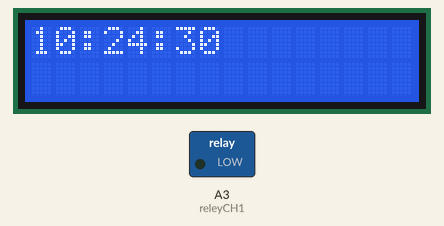
Bench run of a sketch on a simulated Arduino Uno, built with avr-gcc and run on an emulated ATmega328P. On the bench: 16×2 character LCD, switched loads named in the sketch (green lamp = pin HIGH). The local clock reads 2024-03-15 10:24:30 at power-on unless the sketch sets it.

Above: at 0.1 s.
At 4.1 s:
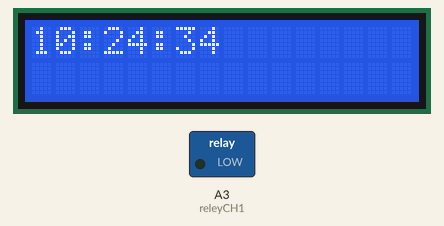
At 9.1 s:
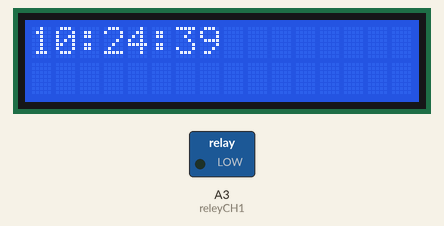
At 17.1 s:
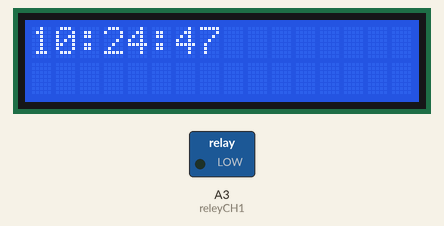
At 25.1 s:
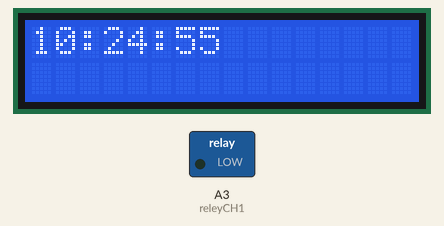
At 37.1 s:
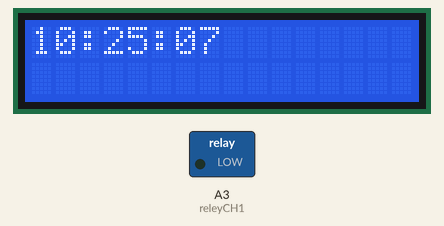

The sketch:

ANB_A1.ino
```cpp
#include <LiquidCrystal.h>
#include <Keypad.h>
#include <DS3231.h>
//GLOBAL *********************************************

//value1
float evening = 800; //Start
float eveningEnd = 1030; //Stop

int tim; // global value

//reley output pin
int releyCH1 = A3;

//*****************************************************

//PROTOTYPES ******************************************

void lcdTime();
void openSolenoid();
void closeSolenid();
void timeForSolenoid();
void menu2();
void manualopen();
void setTimeLCD();
void timeForScheduledOpenStart(float i);
void timeForScheduledOpenClose(float i);
//*****************************************************


//LCD **************************************************
LiquidCrystal lcd(A2, A1, 10, 11, 12, 13);
//int lcdRow = 0;
//int lcdCol = 0;
//******************************************************

//KEYPAD ***********************************************
//byte empty[8] = {B00000, B00000, B00000, B00000, B00000, B00000, B00000, B00000};

const byte ROWS = 4; //four rows
const byte COLS = 4; //four columns
//define the cymbols on the buttons of the keypads
char hexaKeys[ROWS][COLS] = {
  {'1','2','3','A'},
  {'4','5','6','B'},
  {'7','8','9','C'},
  {'*','0','#','D'}
};
byte rowPins[ROWS] = {9, 8, 7, 6}; //connect to the row pinouts of the keypad
byte colPins[COLS] = {5, 4, 3, 2}; //connect to the column pinouts of the keypad

//initialize an instance of class NewKeypad
Keypad customKeypad = Keypad( makeKeymap(hexaKeys), rowPins, colPins, ROWS, COLS);
//******************************************************

//TIME**************************************************
//  float tim; //gloobal variable used by almost all functions
  Time t;


// Init the DS3231 using the hardware interface
  DS3231 rtc(SDA, SCL);
//******************************************************
void setup() {

  //seting reley pin A3 to ouput
  pinMode(releyCH1, OUTPUT);

  //LCD
  //lcd.createChar(0, empty);
  lcd.begin(16, 2);    // set up the LCD's number of columns and rows:
  lcd.clear();         //Clears the LCD screen and positions the cursor in the upper-left corner
  //*****************************************************************************

  //TIME
  // Initialize the rtc object
  rtc.begin();
//  Serial.begin(9600);

  //Set on first run then add comments on secund run
// rtc.setTime(23, 17, 30);
  //*************************************************
}

//MAIN_____________________________________________-----------------------____________________________-----------------_____________------------------_________________
void loop() {
lcdTime(); //home menu
timeForSolenoid();
 }
//###################################################################################################################

//FUNCTIONS

//Geting time from main then setting it on display
void lcdTime(){
  t = rtc.getTime();  //get time then divede to hour, min and sec
  int a = t.hour;
  int b = t.min;

 //add hour, min and sec to one value for easy check
 tim = a * 100 + b;

  //printin time on lcd
  lcd.print(rtc.getTimeStr());
  delay(300);
  lcd.clear();

//  Serial.println(tim);
  //return tim;
}

//call to open solenoid
void openSolenoid()
{
  digitalWrite(releyCH1, LOW);
}

//call to close solenoid
void closeSolenid()
{
  digitalWrite(releyCH1, HIGH);
}

//checking time for sceldueld solenoid opening
void timeForSolenoid()
{
  if(tim >= evening && tim < eveningEnd)
  {

    while(tim < eveningEnd)
    {
       lcdTime();
      openSolenoid();

    }
    closeSolenid();

  }
  closeSolenid(); //default action
  }
```

Measured:
- what the display in image 1 shows lasts 1.2 s, from 4.1 s to 5.3 s
